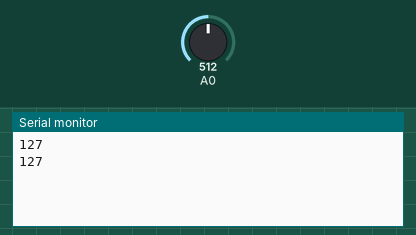
Recording of a sketch running on a simulated Arduino Uno, built with avr-gcc and run on an emulated ATmega328P. Parts: the last lines printed to the serial monitor. The inputs (shaded band) are chosen by the test bench; at power-on: A0 = 512. No radio packets arrive unless stated.

Above: at 1.8 s.
1.9 s: A0 set to 716
At 2.4 s:
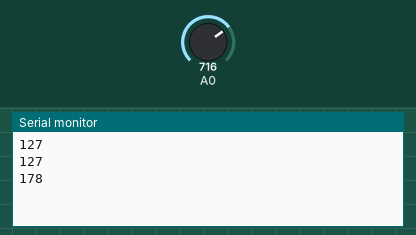
3.4 s: A0 set to 900
At 4.8 s:
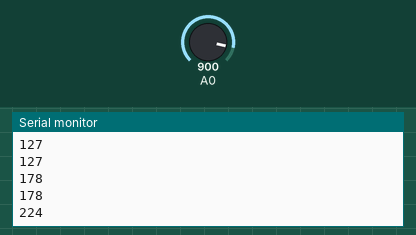
Timing chart, 0 to 6.4 s (numbered marks = the images above; inputs shaded):
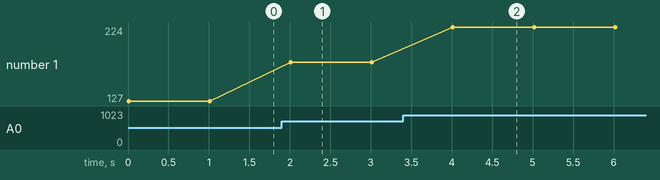

The sketch:

sketch_jun12c.ino
```cpp
#include <SPI.h>
#include "RF24.h"

int msg[1]; //SCK -> 13//MISO -> 12//MOSI -> 11//CSN -> 10//CE -> 9
RF24 radio(9, 10);
const uint64_t pipe = 0b10111;
void setup()
{
  radio.begin();
  Serial.begin(115200);
  radio.openWritingPipe(pipe);
}
void loop()
{
   int i = analogRead(A0);
   int i1=map(i,0,1023,0,255);
  msg[0] = i1;
  radio.write(msg, 1);

  Serial.println(msg[0]);
  delay(1000);
}
```

Measured:
- after the input at 1.9 s, the serial monitor: prints a new line after 0.11 s (image 1)
- after the input at 3.4 s, the serial monitor: prints a new line after 0.61 s (image 2)
- plotted number 1: 127 → 178 after the input at 1.9 s, 178 → 224 after the input at 3.4 s
